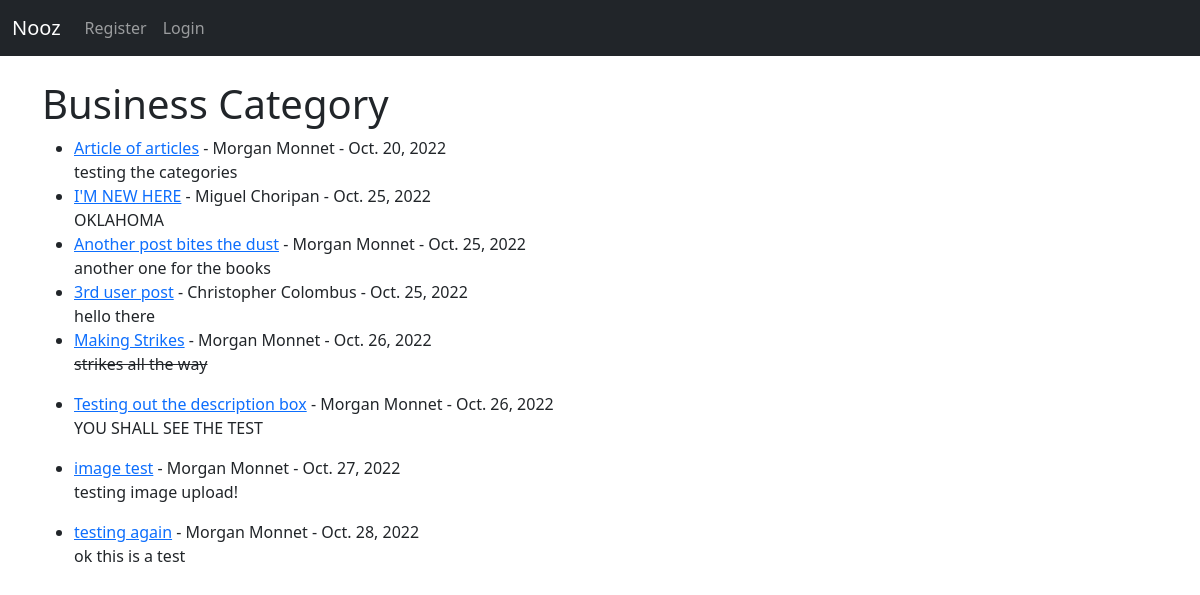
Page /category/Business/ on the earlier database version.
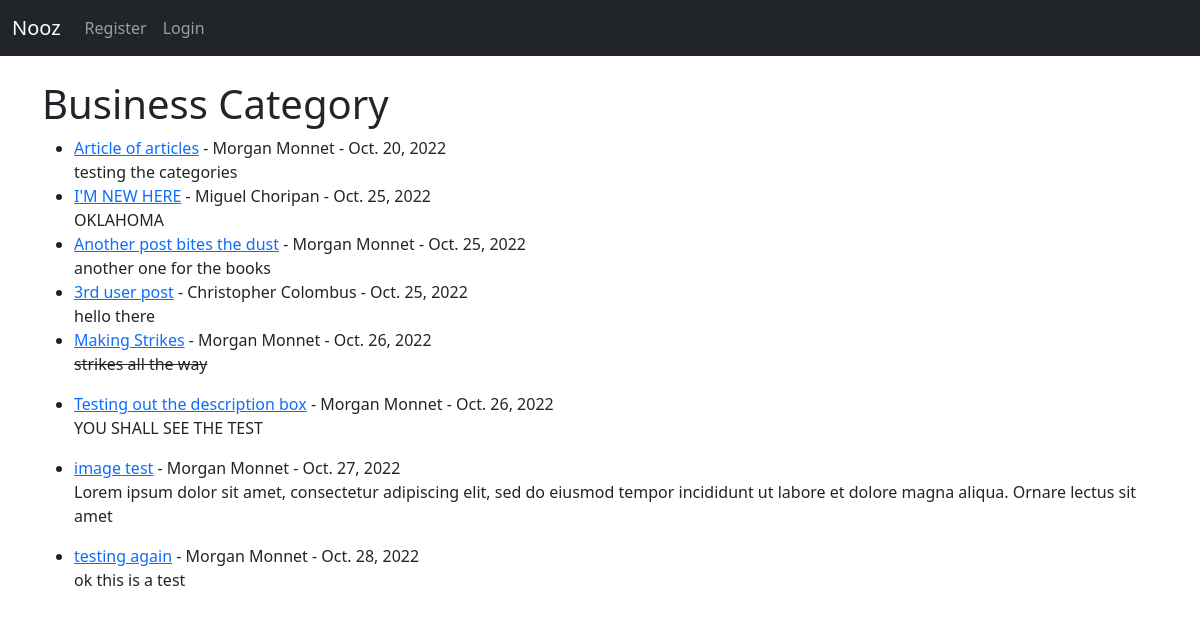
Same page on the later database version.
### nooz2/models.py (models this page shows, shortened)
class Post(models.Model):
    title = models.CharField(max_length=255)
    title_tag = models.CharField(max_length=255)
    header_image = models.ImageField(null=True, blank=True, upload_to="images/")
    description = models.CharField(max_length=50)
    author = models.ForeignKey(User, on_delete=models.CASCADE)
    body = RichTextField(blank=True, null=True)
    timestamp = models.DateField(auto_now_add=True)
    category = models.CharField(max_length=255, default='News')
    likes = models.ManyToManyField(User, related_name='post_user')

### nooz2/views.py (the view, shortened to what this page needs)
# urls.py: path('category/<str:cats>/', CategoryView, name="category"),
def CategoryView(request, cats):
    category_posts = Post.objects.filter(category=cats.replace('-', ' '))
    return render(request, 'categories.html', {'cats':cats.title().replace('-', ' '), 'category_posts':category_posts})

### templates/categories.html (shortened to what this page needs)
{% extends 'base.html' %}
{% block content %}
{% if category_posts %}
    <h1>{{ cats }} Category</h1>
    <ul>
    {% for post in category_posts %}
    <li><a href="{% url 'post-detail' post.pk %}">{{ post.title}}</a> -
        {{ post.author.first_name }}
        {{ post.author.last_name }} -
        {{ post.timestamp }}
    <br/>
        {{ post.body|slice:"150"|safe }}</li>
    {% endfor %}
    </ul>
{% else %}
    <h2>Sorry this category does not exist</h2>
{% endif %}
{% endblock %}

Differences in the rows shown:
changed Post "image test": body "testing image upload!" → "Lorem ipsum dolor sit amet, consectetur adipiscing elit, sed do eiusmod tempor incididunt ut labore et dolore magna aliqua. Ornare lectus sit amet"
